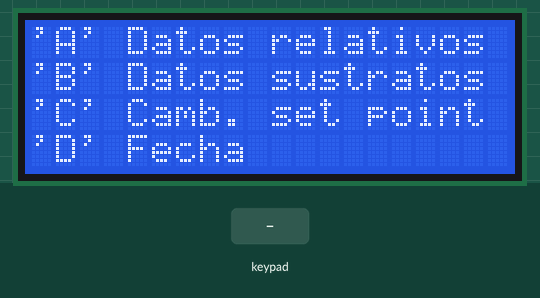
Recording of a sketch running on a simulated Arduino Uno, built with avr-gcc and run on an emulated ATmega328P. Parts: 20×4 character LCD. The test bench sets the inputs (shaded band).

Above: at 1.2 s.
1.3 s: key 'A' pressed
At 2.5 s:
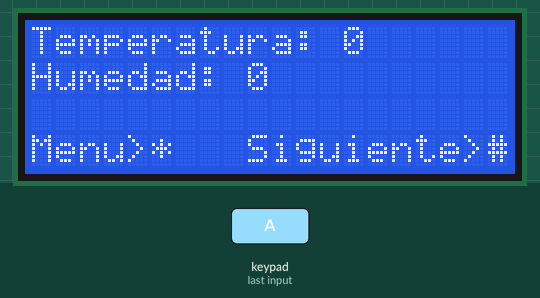
2.8 s: keypad keys 0 1 2 3 # pressed 0.4 s apart
At 5.3 s:
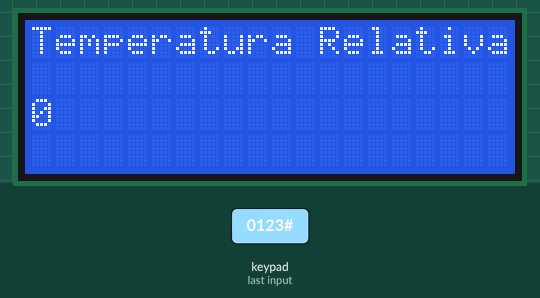
7.8 s: key 'B' pressed
At 8.1 s:
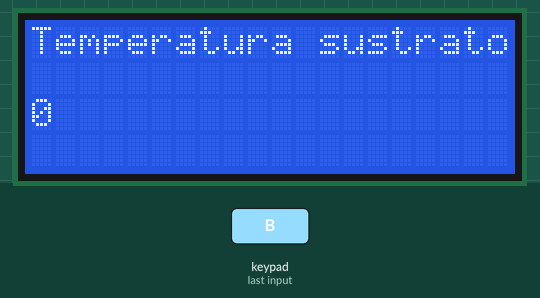
10.8 s: keypad keys 0 1 2 3 D pressed 0.4 s apart
At 13.1 s:
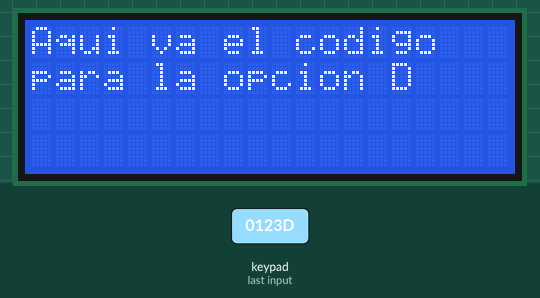
15.8 s: key 'C' pressed
At 16.9 s:
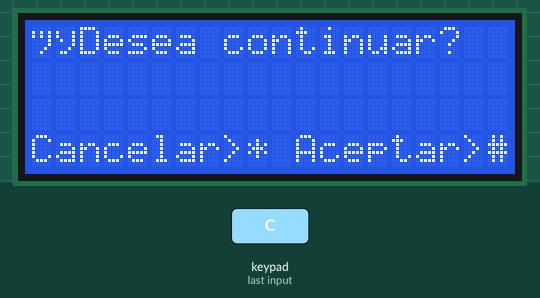
17.3 s: key '*' pressed
At 18.0 s:
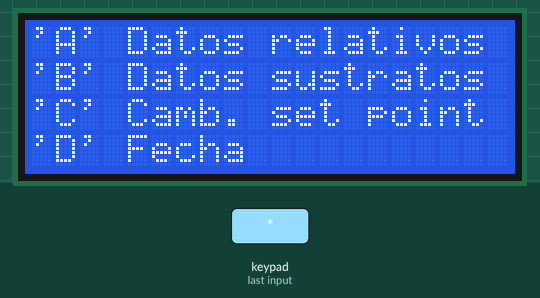
Timing chart, 0 to 19.8 s (numbered marks = the images above; inputs shaded):
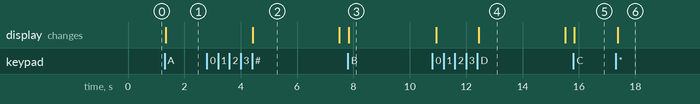

Measured:
- after the input at 1.3 s, the display: changes after 0.05 s (image 1)
- after the input at 2.8 s, the display: changes after 1.6 s (image 2)
- after the input at 7.8 s, the display: changes at once (image 3)
- after the input at 10.8 s, the display: first differs from a run without the input after 1.6 s (image 4)
- after the input at 15.8 s, the display: changes at once (image 5)
- after the input at 17.3 s, the display: changes after 0.08 s (image 6)
- what the display in image 2 shows lasts 3.1 s, from 4.4 s to 7.5 s

The sketch:

ScreenMenu20x4andKeyboard4x4_2.ino
```cpp
#include <Wire.h>
#include <Keypad_I2C.h>
#include <Keypad.h>

#include <LiquidCrystal_I2C.h>

const byte filas = 4;
const byte columnas = 4;
byte pinsFilas[filas] =  {0, 1, 2, 3};
byte pinsColumnas[columnas] = {4, 5, 6, 7};
int tecla = 0;
int menu_nivel = 0;
int valor = 0;
char tecla_selec = ' ';

char teclas[filas][columnas] =
{
  {'1', '2', '3', 'A'},
  {'4', '5', '6', 'B'},
  {'7', '8', '9', 'C'},
  {'*', '0', '#', 'D'}
};


int i2caddress = 0x20;
Keypad_I2C teclado = Keypad_I2C(makeKeymap(teclas), pinsFilas, pinsColumnas, filas, columnas, i2caddress);

LiquidCrystal_I2C lcd(0x27, 20, 4);


int valor1 = 0;
int valorantes = 0;

void setup() {
  Serial.begin(9600);
  teclado.begin();

  lcd.init();
  lcd.backlight();
}

void loop() {
  lcd.clear();
  if (menu_nivel == 0) {
    lcd.print("'A' Datos relativos");
    lcd.setCursor(0, 1);
    lcd.print("'B' Datos sustratos ");
    lcd.setCursor(0, 2);
    lcd.print("'C' Camb. set point ");
    lcd.setCursor(0, 3);
    lcd.print("'D' Fecha           ");
    tecla = 0;
    while (tecla == NULL) {
      tecla = teclado.getKey();
      if (tecla == 'A' || tecla == 'B' || tecla == 'C' || tecla == 'D') {
        tecla_selec = tecla;
        menu_nivel = 1;
      }
    }
  }

  if (tecla_selec != ' ' && menu_nivel == 1) {
    switch (tecla_selec) {
      case 'A':
        opcion_a();
        break;

      case 'B':
        opcion_b();
        break;

      case 'C':
        opcion_c();
        break;

      case 'D':
        opcion_d();
        break;
    }
  }
}

void opcion_a() {
  lcd.clear();
  lcd.home();
  lcd.print("Temperatura: ");
  lcd.print(valor);
  lcd.setCursor(0, 1);
  lcd.print("Humedad: ");
  lcd.print(valor);
  lcd.setCursor(0, 3);
  lcd.print("Menu>*   Siguiente>#");
  tecla = 0;
  while (tecla == NULL) {
    tecla = teclado.getKey();
    switch (tecla ) {
      case '*':
        menu_nivel = 0;
        break;

      case '#':
        menu_a();
        break;
    }
  }
}

void menu_a() {
  lcd.clear();
  lcd.home();
  lcd.print("Temperatura Relativa");
  lcd.print(valor);
  delay(3000);
  menu_nivel = 0;
}

void opcion_b() {
  lcd.clear();
  lcd.home();
  lcd.print("Temperatura sustrato");
  lcd.print(valor);
  delay(3000);
  menu_nivel = 0;
}

void opcion_c() {
  valor1 = 0;
  tecla = 0;
  lcd.clear();
  lcd.home();
  lcd.print("¿Desea continuar?");
  lcd.setCursor(0, 3);
  lcd.print("Cancelar>* Aceptar>#");
  lcd.setCursor(0, 1);
  while (tecla != '*') {
    tecla = teclado.getKey();
    if (tecla != NO_KEY) {
      if ((tecla >= '0') && (tecla <= '9')) {
        valor1 = (valor1 * 10) + tecla - 48;
        lcd.print(tecla - 48);
      }
      if (tecla == '#') {
        valor = valor1;
        break;
      }

    }
  }
  menu_nivel = 0;
}

void opcion_d() {
  lcd.clear();
  lcd.home();
  lcd.print("Aqui va el codigo");
  lcd.setCursor(0, 1);
  lcd.print("para la opcion D");
  delay(3000);
  menu_nivel = 0;
}
```
